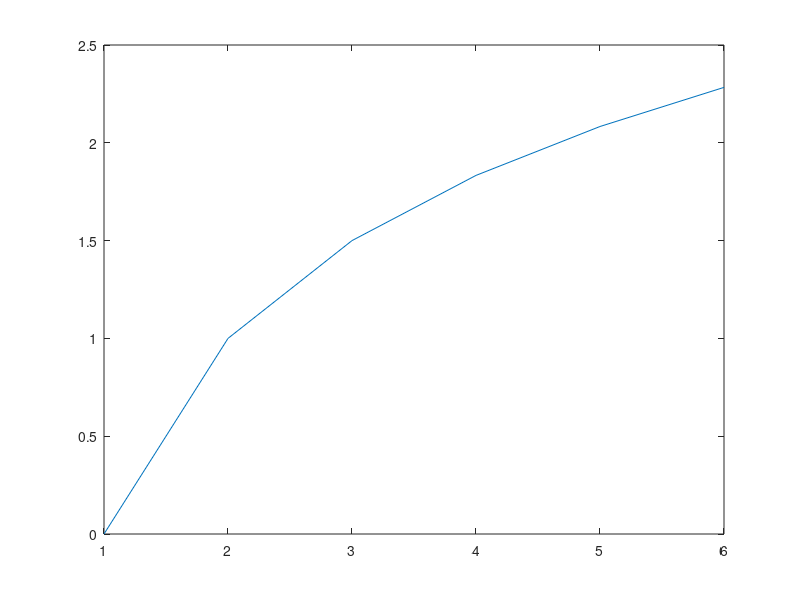

Reproduce this figure in MATLAB.
Sum=0;
prompt='how long your series is? ';
finalValue=input(prompt)
for n=1:finalValue
      Un=(1)./(n);
      Sum(n+1)=Un+Sum(n);
end
fprintf('The sum is= %d\n', Sum);
plot(Sum)
